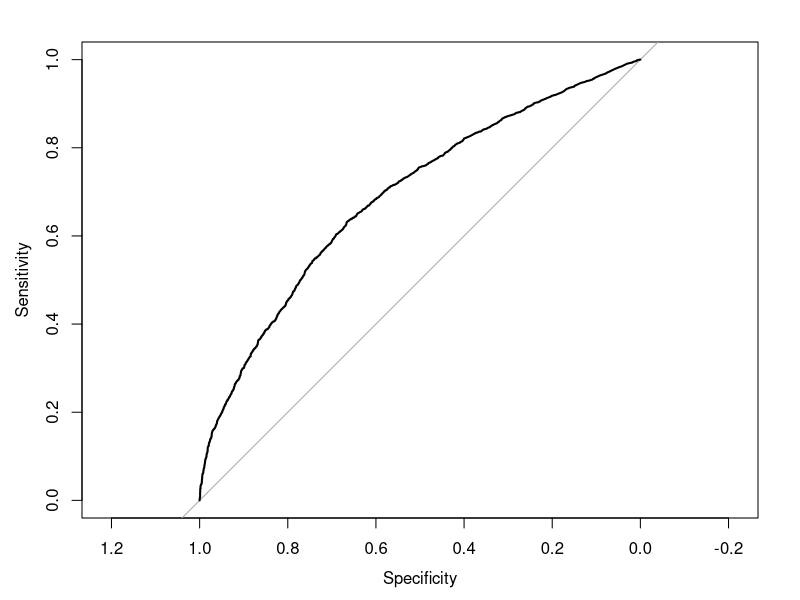

The R script that drew this image:
# read in the data
crash <- read.table('Crash.txt',header=T)

# Remove Case Number
crash <- crash[ , !names(crash) %in% c("CASENUM")]
# Type of Intersection should be factor
# REST_USE: number represents type of restraint. Should be factor
# AIR_BAG: WHICH airbag deployed. Factor
# VTRAFWAY: Type of Highway (factor)
# VNUM_LAN: # of lanes, as factor
# VSPD_LIM: Speed limit, only have in 5-75, so can treat as numeric (no categoriical)
# VALIGN: Straight vs. Curve, etc. (factor)
# VSURCOND: Roadway condition (factor)
# ALCOHOL: Factor
# HOUR: hour of day. Treat as factor?
# Basically, all factors except Speed Limit and maybe hour

# Columns to exclude from conversion (e.g., col2 and col4)
cols_to_exclude <- c("VSPD_LIM")
# Get names of columns to convert
cols_to_convert <- setdiff(names(crash), cols_to_exclude)
# Convert selected columns to factors
crash[cols_to_convert] <- lapply(crash[cols_to_convert], as.factor)

mod <- glm(SEVERITY ~ ., data = crash, family = binomial)
cut_off <- .5
pred <- predict(mod, newdata = crash)
pred_pos <- pred >= cut_off
pred_neg <- pred < cut_off
act_pos <- crash$SEVERITY == 1
p = sum(act_pos)
act_neg <- crash$SEVERITY == 0
n = sum(act_neg)
tp <- sum(pred_pos & act_pos)
fp <- sum(pred_pos & act_neg)
fn <- sum(pred_neg & act_pos)
tn <- sum(pred_neg & act_neg)
tp + fp + fn +tn

sensitivity <- tp/p
precision <- tp / (tp + fp)

summary(mod)

# library(glmnet)
# y <- as.matrix(crash$SEVERITY)
# x <- as.matrix(crash[, colnames(crash) != "SEVERITY"])
# mod <- glmnet(x, y, family = "binomial", alpha = 1)
# cvfit <- cv.glmnet(x, y, alpha = 1)
# optimal_lambda <- cvfit$lambda.min # Or cvfit$lambda.1se
# coef(cvfit, s = optimal_lambda)
library(MASS)
stepAIC(mod, direction = "backward")
fin_mod <- stepAIC(mod, direction = "both")
# Includes:
# LGT_COND, WETHER, ALOCHOL, TYP_INT, REST_USE, AIR_BAG, VNUM_LAN, VSPD_LIM, VALIGN
# Excludes: 
# VSURCOND, VTRAFWAY, HOUR
coef(fin_mod)
# Increase likeliehood: 
# LGT_COND2, 3, 4, 5 (3 is highest: Dark-Lighted)
# WEATHER3, 6, 10 (3 is highest: Sleet)
# Alcohol1 (Yes)
# TYP_INT5, 7 (7: Five point)
# REST_USE7, 8 (7 is highest, None)
# AIR_BAG1, 2, 3, 8, 9 (8 is highest: Combination, 1 is second highest: Front)
# VNUM_LAN3, 5, 6 (6 is highest: Six Lanes)
# VSPD_LIM: as speed increases
# VALIGN2, 3, 4: (4 highest: Curve, unknown. 3 is second highest: Curve left)
# Decrease likelihood:
# LGT_COND1 (Daylight)
# WEATHER2, 4, 5, 7, 11, 12 (7 and 12 highest: blowing sand and stuff)
# Alcohol2 (No)
# TYP_INT2, 3, 4, 6, 10 (10 is lowest: L-type)
# REST_USE1, 2, 3, 5 (5 is lowest: Motorcycle helmet)
# AIR_BAG7, 20 (20 is lowest: Not deployed)
# VNUM_LAN2, 4, 7 (7 is lowest: seven or more)
# VSPD_LIM: as speed decrease
# VALIGN1: Straight

library(pROC)

# Calculate AUC
predicted_probabilities <- predict(fin_mod, type = "response")
auc_value <- auc(crash$SEVERITY, predicted_probabilities)
print(auc_value)
plot(roc(crash$SEVERITY, fin_mod$fitted.values))
